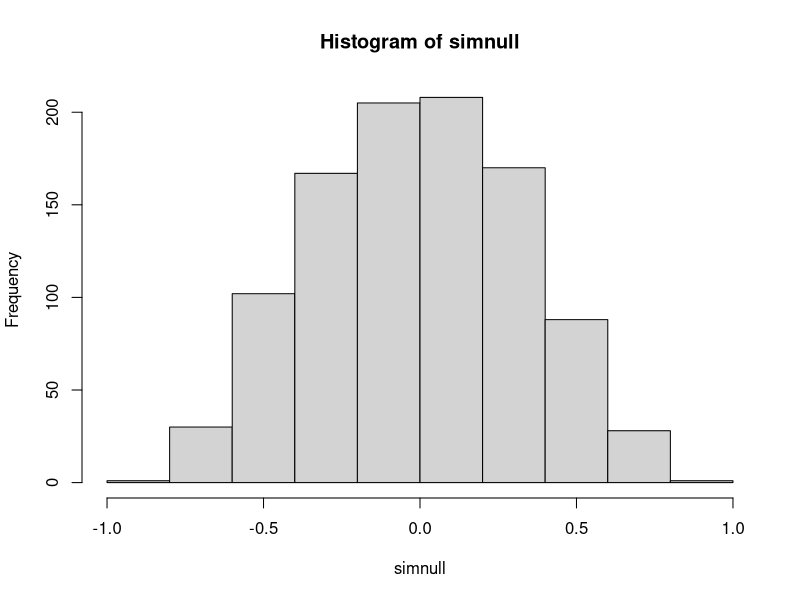
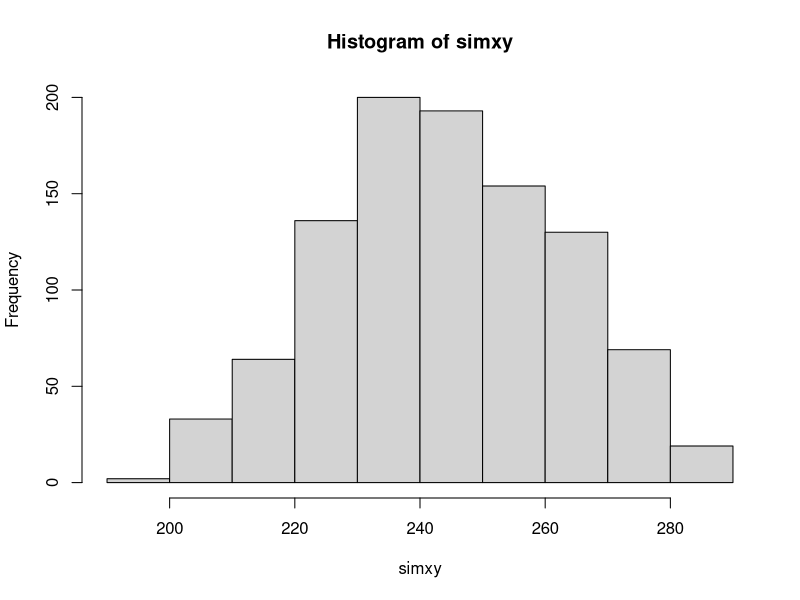

Write R code to recreate these figures, in order.
## ---- chunk 1
knitr::opts_chunk$set(echo = TRUE)
## ---- chunk 2
X <- c(1,4,3,2,5,4,3,6,7,8)
Y <- c(1,3,6,7,8,2,8,7,6,9)
# A
q1ans <- cor.test(X,Y)
q1ans$p.value

#B
library(ggplot2)
library(ggrepel)

simnull <- replicate(1000,cor(sample(X),sample(Y)))
hist(simnull)
length(simnull[simnull >= cor(X,Y)])/1000

#100%

## ---- chunk 3
X <- c(1,4,3,2,5,4,3,6,7,8)
Y <- c(1,3,6,7,8,2,8,7,6,9)

simxy <- replicate(1000,sum(sample(X)*sample(Y)))
hist(simxy)

#A
min(simxy)
#B
max(simxy)

#100%
